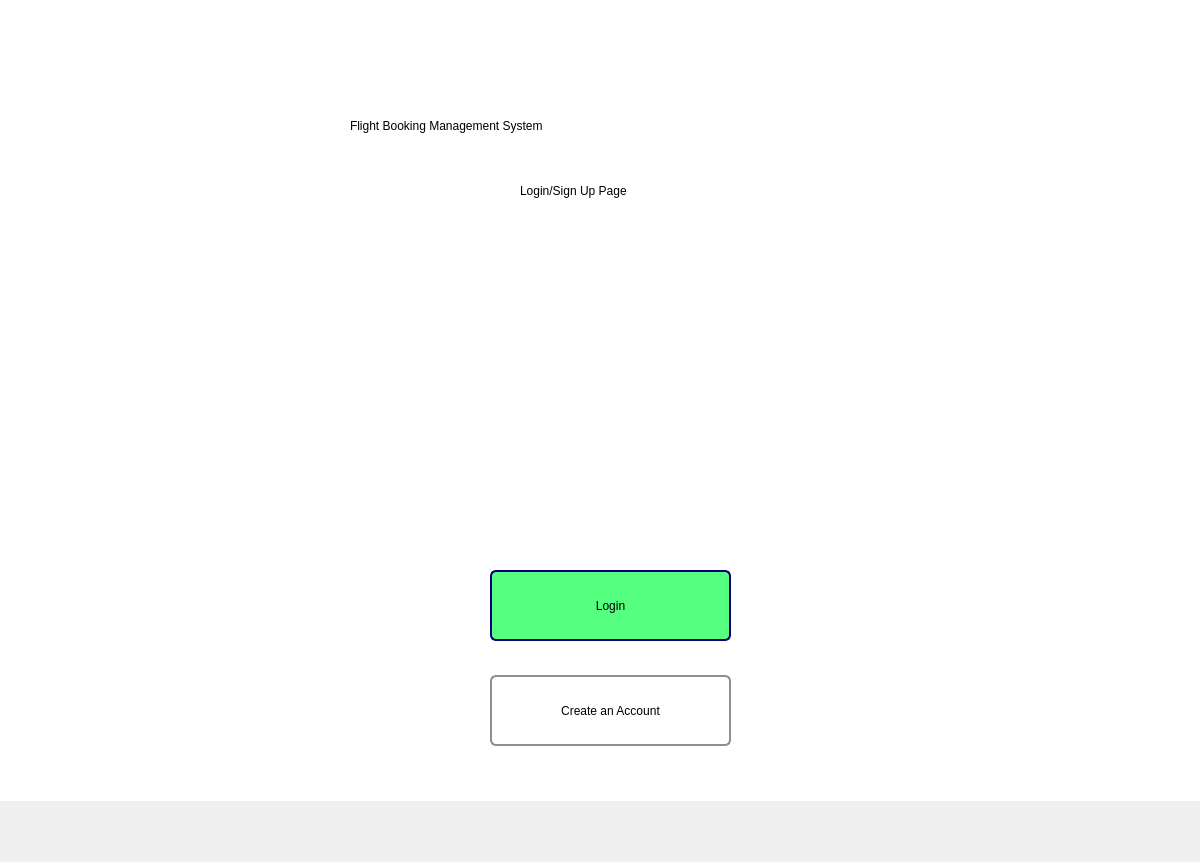
<?xml version="1.0" encoding="UTF-8"?>
<ui version="4.0">
 <class>Login_SignUp_Page</class>
 <widget class="QDialog" name="Login_SignUp_Page">
  <property name="geometry">
   <rect>
    <x>0</x>
    <y>0</y>
    <width>1200</width>
    <height>862</height>
   </rect>
  </property>
  <property name="windowTitle">
   <string>Dialog</string>
  </property>
  <widget class="QWidget" name="bgwidget" native="true">
   <property name="geometry">
    <rect>
     <x>0</x>
     <y>0</y>
     <width>1201</width>
     <height>801</height>
    </rect>
   </property>
   <property name="styleSheet">
    <string notr="true">background-color: white;</string>
   </property>
   <widget class="QLabel" name="Header_Title">
    <property name="geometry">
     <rect>
      <x>350</x>
      <y>80</y>
      <width>621</width>
      <height>91</height>
     </rect>
    </property>
    <property name="styleSheet">
     <string notr="true">font: 20pt &quot;MS Shell Dlg 2&quot;;</string>
    </property>
    <property name="text">
     <string>Flight Booking Management System</string>
    </property>
   </widget>
   <widget class="QLabel" name="Login_Sign_Up_Label">
    <property name="geometry">
     <rect>
      <x>520</x>
      <y>160</y>
      <width>191</width>
      <height>61</height>
     </rect>
    </property>
    <property name="styleSheet">
     <string notr="true">font: 12pt &quot;MS Shell Dlg 2&quot;;</string>
    </property>
    <property name="text">
     <string>Login/Sign Up Page</string>
    </property>
   </widget>
   <widget class="QPushButton" name="Login">
    <property name="geometry">
     <rect>
      <x>490</x>
      <y>570</y>
      <width>241</width>
      <height>71</height>
     </rect>
    </property>
    <property name="whatsThis">
     <string>&lt;html&gt;&lt;head/&gt;&lt;body&gt;&lt;p&gt;&lt;br/&gt;&lt;/p&gt;&lt;/body&gt;&lt;/html&gt;</string>
    </property>
    <property name="styleSheet">
     <string notr="true">QPushButton {
    border: 2px solid #8f8f91;
    border-radius: 6px;
    background-color: qlineargradient(x1: 0, y1: 0, x2: 0, y2: 1,
                                      stop: 0 #f6f7fa, stop: 1 #dadbde);
	
	background-color: rgb(85, 255, 127);
    min-width: 80px;
}

QPushButton:pressed {
    background-color: qlineargradient(x1: 0, y1: 0, x2: 0, y2: 1,
                                      stop: 0 #dadbde, stop: 1 #f6f7fa);
}

QPushButton:flat {
    border: none; /* no border for a flat push button */
}

QPushButton:default {
    border-color: navy; /* make the default button prominent */
}</string>
    </property>
    <property name="text">
     <string>Login</string>
    </property>
   </widget>
   <widget class="QPushButton" name="Create_an_Account">
    <property name="geometry">
     <rect>
      <x>490</x>
      <y>675</y>
      <width>241</width>
      <height>71</height>
     </rect>
    </property>
    <property name="styleSheet">
     <string notr="true">/*
border: 12px  solid rgb(170, 255, 127);
border-width: 2px;
font: 12pt &quot;MS Shell Dlg 2&quot;;
border-radius: 15px;
*/

QPushButton {
    border: 2px solid #8f8f91;
    border-radius: 6px;
    background-color: qlineargradient(x1: 0, y1: 0, x2: 0, y2: 1,
                                      stop: 0 #f6f7fa, stop: 1 #dadbde);
	
    min-width: 80px;
}

QPushButton:pressed {
    background-color: qlineargradient(x1: 0, y1: 0, x2: 0, y2: 1,
                                      stop: 0 #dadbde, stop: 1 #f6f7fa);
}

QPushButton:flat {
    border: none; /* no border for a flat push button */
}

QPushButton:default {
    border-color: navy; /* make the default button prominent */
}</string>
    </property>
    <property name="text">
     <string>Create an Account</string>
    </property>
   </widget>
  </widget>
 </widget>
 <resources/>
 <connections/>
</ui>
